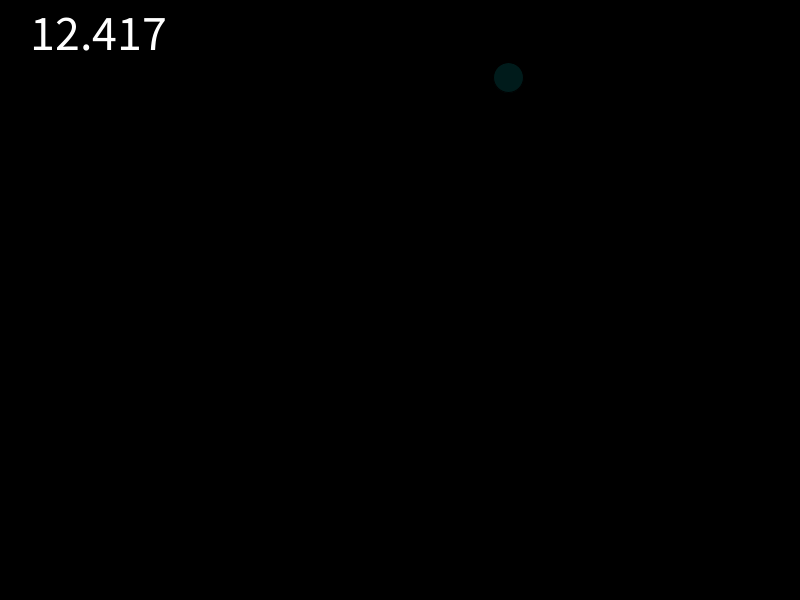
Frame 1 (no input)
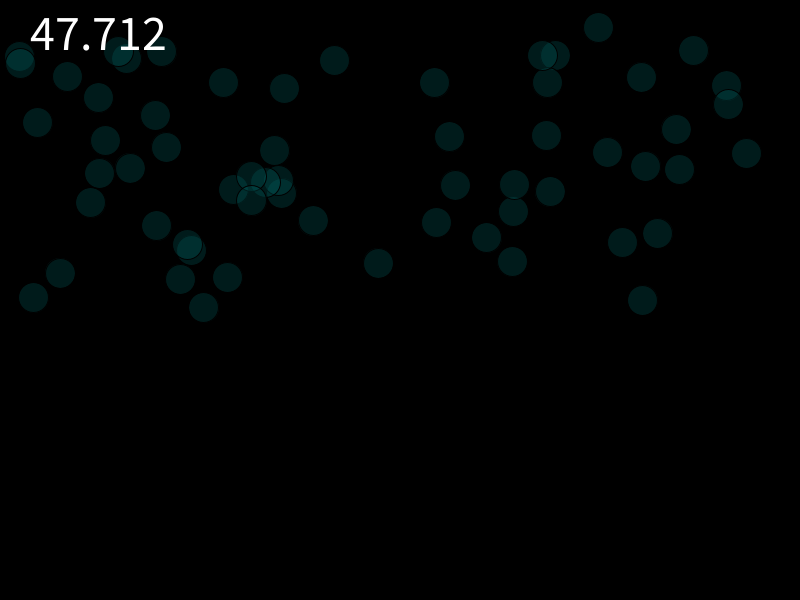
Frame 60 (the mouse pressed at the canvas centre just before this capture)
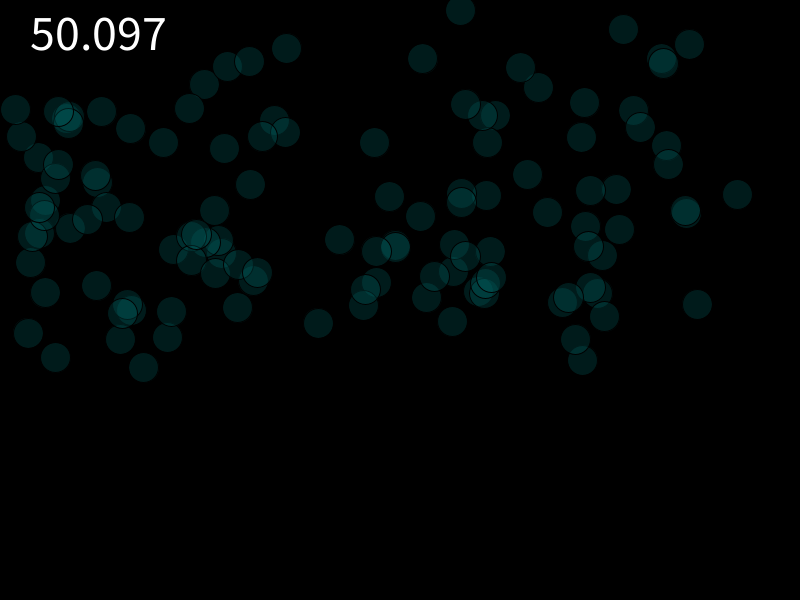
Frame 120 (the mouse held since frame 60 and released just before this capture)

The Processing sketch that drew these frames (run headless with seeded random() and noise(); from frame 60 on, the mouse is pressed at the canvas centre):

// Processing sketch: ArrayListexample
// ── ArrayListexample.pde
ArrayList<Bouncer> balls = new ArrayList<Bouncer>();
int maxBalls = 200;

void setup() {
  size(800, 600);
  textSize(50);
  background(0);
}

void draw() {
  balls.add(new Bouncer(30));
  background(0);
  fill(255, 0, 0);
  for (int i = 0; i < balls.size (); i++) {
    Bouncer b = balls.get(i);    
    b.display();
    b.move();
    b.bounce();
  }
  fill(255);
  text(frameRate, 20, 50);
  //if there are more than 20 balls, remove the oldest one using .remove()
  if (balls.size() > maxBalls) {
    balls.remove(0);
  }
}

// ── BouncyBall.pde
class Bouncer {
  PVector loc, vel, acc;
  float sz;
  float sat, bright, alpha, hue;

  Bouncer(float tsize) {
    sz=tsize;
    loc=new PVector(random(sz, width-sz), random(height/2));
    vel=new PVector(-1, 1);
    acc=new PVector(0, 0);
    sat = 100;
    bright = 100;
    alpha = 70;
  }
  void display() {
    fill(hue, sat, bright, alpha);
    ellipse(loc.x, loc.y, sz, sz);
  }
  void move() {
    vel.add(acc);
    loc.add(vel);
  }
  void bounce() {
    if (loc.y-sz/2<0){
     vel.y=abs(vel.y);
    } 
    if (loc.y > height - sz/2) {
      loc.y = height - sz/2;
      vel.y = -abs(vel.y);
    }
    if (loc.x+sz/2 >width || loc.x-sz/2 < 0) {
      vel.x*=-1;
    }
  }
  void collideWith(Bouncer otherBall) {
    if (loc.dist(otherBall.loc)< sz/2 + otherBall.sz/2) {
      vel=PVector.sub(loc, otherBall.loc);
      vel.normalize();
    }
  }
}

  
